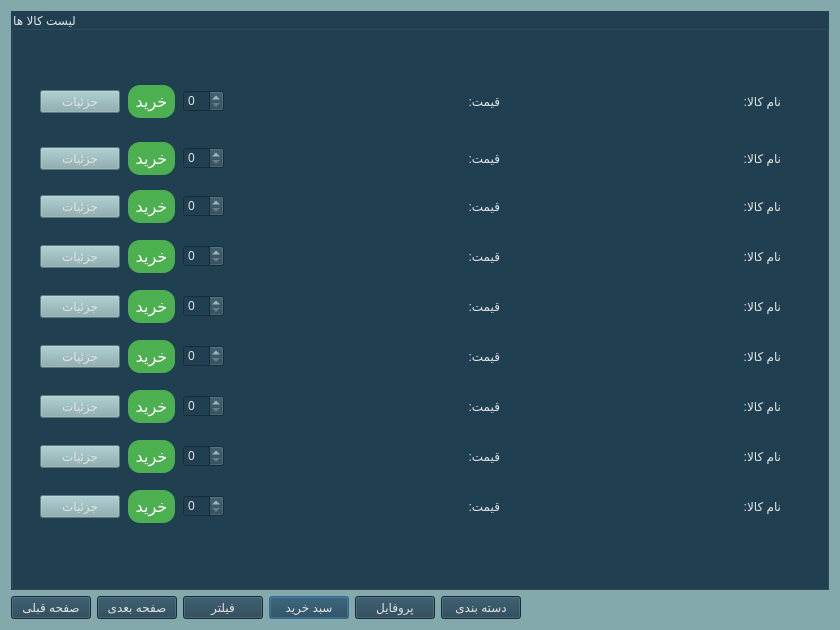
<?xml version="1.0" encoding="UTF-8"?>
<ui version="4.0">
 <class>goodsList</class>
 <widget class="QDialog" name="goodsList">
  <property name="geometry">
   <rect>
    <x>0</x>
    <y>0</y>
    <width>840</width>
    <height>630</height>
   </rect>
  </property>
  <property name="windowTitle">
   <string>Dialog</string>
  </property>
  <property name="styleSheet">
   <string notr="true">background-color: rgb(132, 169, 172);</string>
  </property>
  <layout class="QGridLayout" name="gridLayout">
   <item row="1" column="3">
    <widget class="QPushButton" name="pushButton_filter_2">
     <property name="styleSheet">
      <string notr="true">background-color: rgb(32, 64, 81);
color: rgb(228, 227, 227);
font: 12pt &quot;Lalezar&quot;;
</string>
     </property>
     <property name="text">
      <string>سبد خرید</string>
     </property>
    </widget>
   </item>
   <item row="1" column="6">
    <spacer name="horizontalSpacer">
     <property name="orientation">
      <enum>Qt::Horizontal</enum>
     </property>
     <property name="sizeHint" stdset="0">
      <size>
       <width>539</width>
       <height>20</height>
      </size>
     </property>
    </spacer>
   </item>
   <item row="1" column="1">
    <widget class="QPushButton" name="pushButton_next">
     <property name="styleSheet">
      <string notr="true">background-color: rgb(32, 64, 81);
color: rgb(228, 227, 227);
font: 12pt &quot;Lalezar&quot;;
</string>
     </property>
     <property name="text">
      <string>صفحه بعدی</string>
     </property>
    </widget>
   </item>
   <item row="0" column="0" colspan="7">
    <widget class="QGroupBox" name="groupBox">
     <property name="styleSheet">
      <string notr="true">background-color: rgb(32, 64, 81);
font: 12pt &quot;Lalezar&quot;;color: rgb(228, 227, 227);</string>
     </property>
     <property name="title">
      <string>لیست کالا ها</string>
     </property>
     <widget class="QLabel" name="label_type_8">
      <property name="geometry">
       <rect>
        <x>520</x>
        <y>450</y>
        <width>201</width>
        <height>24</height>
       </rect>
      </property>
      <property name="text">
       <string/>
      </property>
     </widget>
     <widget class="QLabel" name="label_type_0">
      <property name="geometry">
       <rect>
        <x>520</x>
        <y>50</y>
        <width>201</width>
        <height>24</height>
       </rect>
      </property>
      <property name="text">
       <string/>
      </property>
     </widget>
     <widget class="QLabel" name="label_type_1">
      <property name="geometry">
       <rect>
        <x>520</x>
        <y>100</y>
        <width>201</width>
        <height>24</height>
       </rect>
      </property>
      <property name="text">
       <string/>
      </property>
     </widget>
     <widget class="QLabel" name="label_type_2">
      <property name="geometry">
       <rect>
        <x>520</x>
        <y>150</y>
        <width>201</width>
        <height>24</height>
       </rect>
      </property>
      <property name="text">
       <string/>
      </property>
     </widget>
     <widget class="QLabel" name="label_type_3">
      <property name="geometry">
       <rect>
        <x>520</x>
        <y>200</y>
        <width>201</width>
        <height>24</height>
       </rect>
      </property>
      <property name="text">
       <string/>
      </property>
     </widget>
     <widget class="QLabel" name="label_type_4">
      <property name="geometry">
       <rect>
        <x>520</x>
        <y>250</y>
        <width>201</width>
        <height>24</height>
       </rect>
      </property>
      <property name="text">
       <string/>
      </property>
     </widget>
     <widget class="QLabel" name="label_type_5">
      <property name="geometry">
       <rect>
        <x>520</x>
        <y>300</y>
        <width>201</width>
        <height>24</height>
       </rect>
      </property>
      <property name="text">
       <string/>
      </property>
     </widget>
     <widget class="QLabel" name="label_type_6">
      <property name="geometry">
       <rect>
        <x>520</x>
        <y>350</y>
        <width>201</width>
        <height>24</height>
       </rect>
      </property>
      <property name="text">
       <string/>
      </property>
     </widget>
     <widget class="QLabel" name="label_type_7">
      <property name="geometry">
       <rect>
        <x>520</x>
        <y>400</y>
        <width>201</width>
        <height>24</height>
       </rect>
      </property>
      <property name="text">
       <string/>
      </property>
     </widget>
     <widget class="QLabel" name="label_price_0">
      <property name="geometry">
       <rect>
        <x>272</x>
        <y>50</y>
        <width>141</width>
        <height>24</height>
       </rect>
      </property>
      <property name="text">
       <string/>
      </property>
     </widget>
     <widget class="QLabel" name="label_price_1">
      <property name="geometry">
       <rect>
        <x>272</x>
        <y>100</y>
        <width>141</width>
        <height>24</height>
       </rect>
      </property>
      <property name="text">
       <string/>
      </property>
     </widget>
     <widget class="QLabel" name="label_price_2">
      <property name="geometry">
       <rect>
        <x>272</x>
        <y>150</y>
        <width>141</width>
        <height>24</height>
       </rect>
      </property>
      <property name="text">
       <string/>
      </property>
     </widget>
     <widget class="QLabel" name="label_price_4">
      <property name="geometry">
       <rect>
        <x>272</x>
        <y>250</y>
        <width>141</width>
        <height>24</height>
       </rect>
      </property>
      <property name="text">
       <string/>
      </property>
     </widget>
     <widget class="QLabel" name="label_price_5">
      <property name="geometry">
       <rect>
        <x>272</x>
        <y>300</y>
        <width>141</width>
        <height>24</height>
       </rect>
      </property>
      <property name="text">
       <string/>
      </property>
     </widget>
     <widget class="QLabel" name="label_price_6">
      <property name="geometry">
       <rect>
        <x>272</x>
        <y>350</y>
        <width>141</width>
        <height>24</height>
       </rect>
      </property>
      <property name="text">
       <string/>
      </property>
     </widget>
     <widget class="QLabel" name="label_price_7">
      <property name="geometry">
       <rect>
        <x>272</x>
        <y>400</y>
        <width>141</width>
        <height>24</height>
       </rect>
      </property>
      <property name="text">
       <string/>
      </property>
     </widget>
     <widget class="QLabel" name="label_price_8">
      <property name="geometry">
       <rect>
        <x>272</x>
        <y>450</y>
        <width>141</width>
        <height>24</height>
       </rect>
      </property>
      <property name="text">
       <string/>
      </property>
     </widget>
     <widget class="QWidget" name="layoutWidget">
      <property name="geometry">
       <rect>
        <x>29</x>
        <y>60</y>
        <width>741</width>
        <height>61</height>
       </rect>
      </property>
      <layout class="QHBoxLayout" name="horizontalLayout">
       <item>
        <widget class="QPushButton" name="pushButton_g1">
         <property name="styleSheet">
          <string notr="true">background-color: rgb(132, 169, 172);</string>
         </property>
         <property name="text">
          <string>جزئیات</string>
         </property>
        </widget>
       </item>
       <item>
        <widget class="QPushButton" name="pushButton_16">
         <property name="styleSheet">
          <string notr="true">background-color: #4CAF50; /* Green */
border: none;
color: white;
padding: 7px;
text-align: center;
text-decoration: none;
display: inline-block;
font-size: 16px;
margin: 4px 2px;
cursor: pointer;
border-radius: 12px;</string>
         </property>
         <property name="text">
          <string>خرید</string>
         </property>
        </widget>
       </item>
       <item>
        <widget class="QSpinBox" name="spinBox_1"/>
       </item>
       <item>
        <spacer name="horizontalSpacer_2">
         <property name="orientation">
          <enum>Qt::Horizontal</enum>
         </property>
         <property name="sizeType">
          <enum>QSizePolicy::MinimumExpanding</enum>
         </property>
         <property name="sizeHint" stdset="0">
          <size>
           <width>30</width>
           <height>20</height>
          </size>
         </property>
        </spacer>
       </item>
       <item>
        <widget class="QLabel" name="label_price_10">
         <property name="text">
          <string>قیمت:</string>
         </property>
        </widget>
       </item>
       <item>
        <spacer name="horizontalSpacer_3">
         <property name="orientation">
          <enum>Qt::Horizontal</enum>
         </property>
         <property name="sizeHint" stdset="0">
          <size>
           <width>40</width>
           <height>20</height>
          </size>
         </property>
        </spacer>
       </item>
       <item>
        <widget class="QLabel" name="label_type_10">
         <property name="text">
          <string>نام کالا:</string>
         </property>
        </widget>
       </item>
      </layout>
     </widget>
     <widget class="QWidget" name="layoutWidget">
      <property name="geometry">
       <rect>
        <x>29</x>
        <y>120</y>
        <width>741</width>
        <height>55</height>
       </rect>
      </property>
      <layout class="QHBoxLayout" name="horizontalLayout_2">
       <item>
        <widget class="QPushButton" name="pushButton_g2">
         <property name="styleSheet">
          <string notr="true">background-color: rgb(132, 169, 172);</string>
         </property>
         <property name="text">
          <string>جزئیات</string>
         </property>
        </widget>
       </item>
       <item>
        <widget class="QPushButton" name="pushButton_14">
         <property name="styleSheet">
          <string notr="true">background-color: #4CAF50; /* Green */
border: none;
color: white;
padding: 7px;
text-align: center;
text-decoration: none;
display: inline-block;
font-size: 16px;
margin: 4px 2px;
cursor: pointer;
border-radius: 12px;</string>
         </property>
         <property name="text">
          <string>خرید</string>
         </property>
        </widget>
       </item>
       <item>
        <widget class="QSpinBox" name="spinBox_2"/>
       </item>
       <item>
        <spacer name="horizontalSpacer_4">
         <property name="orientation">
          <enum>Qt::Horizontal</enum>
         </property>
         <property name="sizeHint" stdset="0">
          <size>
           <width>40</width>
           <height>20</height>
          </size>
         </property>
        </spacer>
       </item>
       <item>
        <widget class="QLabel" name="label_price_11">
         <property name="text">
          <string>قیمت:</string>
         </property>
        </widget>
       </item>
       <item>
        <spacer name="horizontalSpacer_5">
         <property name="orientation">
          <enum>Qt::Horizontal</enum>
         </property>
         <property name="sizeHint" stdset="0">
          <size>
           <width>40</width>
           <height>20</height>
          </size>
         </property>
        </spacer>
       </item>
       <item>
        <widget class="QLabel" name="label_type_11">
         <property name="text">
          <string>نام کالا:</string>
         </property>
        </widget>
       </item>
      </layout>
     </widget>
     <widget class="QWidget" name="layoutWidget">
      <property name="geometry">
       <rect>
        <x>29</x>
        <y>170</y>
        <width>741</width>
        <height>51</height>
       </rect>
      </property>
      <layout class="QHBoxLayout" name="horizontalLayout_3">
       <item>
        <widget class="QPushButton" name="pushButton_g3">
         <property name="styleSheet">
          <string notr="true">background-color: rgb(132, 169, 172);</string>
         </property>
         <property name="text">
          <string>جزئیات</string>
         </property>
        </widget>
       </item>
       <item>
        <widget class="QPushButton" name="pushButton_15">
         <property name="styleSheet">
          <string notr="true">background-color: #4CAF50; /* Green */
border: none;
color: white;
padding: 7px;
text-align: center;
text-decoration: none;
display: inline-block;
font-size: 16px;
margin: 4px 2px;
cursor: pointer;
border-radius: 12px;</string>
         </property>
         <property name="text">
          <string>خرید</string>
         </property>
        </widget>
       </item>
       <item>
        <widget class="QSpinBox" name="spinBox_3"/>
       </item>
       <item>
        <spacer name="horizontalSpacer_6">
         <property name="orientation">
          <enum>Qt::Horizontal</enum>
         </property>
         <property name="sizeHint" stdset="0">
          <size>
           <width>40</width>
           <height>20</height>
          </size>
         </property>
        </spacer>
       </item>
       <item>
        <widget class="QLabel" name="label_price_12">
         <property name="text">
          <string>قیمت:</string>
         </property>
        </widget>
       </item>
       <item>
        <spacer name="horizontalSpacer_7">
         <property name="orientation">
          <enum>Qt::Horizontal</enum>
         </property>
         <property name="sizeHint" stdset="0">
          <size>
           <width>40</width>
           <height>20</height>
          </size>
         </property>
        </spacer>
       </item>
       <item>
        <widget class="QLabel" name="label_type_12">
         <property name="text">
          <string>نام کالا:</string>
         </property>
        </widget>
       </item>
      </layout>
     </widget>
     <widget class="QWidget" name="layoutWidget">
      <property name="geometry">
       <rect>
        <x>29</x>
        <y>220</y>
        <width>741</width>
        <height>51</height>
       </rect>
      </property>
      <layout class="QHBoxLayout" name="horizontalLayout_4">
       <item>
        <widget class="QPushButton" name="pushButton_g4">
         <property name="styleSheet">
          <string notr="true">background-color: rgb(132, 169, 172);</string>
         </property>
         <property name="text">
          <string>جزئیات</string>
         </property>
        </widget>
       </item>
       <item>
        <widget class="QPushButton" name="pushButton_13">
         <property name="styleSheet">
          <string notr="true">background-color: #4CAF50; /* Green */
border: none;
color: white;
padding: 7px;
text-align: center;
text-decoration: none;
display: inline-block;
font-size: 16px;
margin: 4px 2px;
cursor: pointer;
border-radius: 12px;</string>
         </property>
         <property name="text">
          <string>خرید</string>
         </property>
        </widget>
       </item>
       <item>
        <widget class="QSpinBox" name="spinBox_4"/>
       </item>
       <item>
        <spacer name="horizontalSpacer_8">
         <property name="orientation">
          <enum>Qt::Horizontal</enum>
         </property>
         <property name="sizeHint" stdset="0">
          <size>
           <width>40</width>
           <height>20</height>
          </size>
         </property>
        </spacer>
       </item>
       <item>
        <widget class="QLabel" name="label_price_13">
         <property name="text">
          <string>قیمت:</string>
         </property>
        </widget>
       </item>
       <item>
        <spacer name="horizontalSpacer_9">
         <property name="orientation">
          <enum>Qt::Horizontal</enum>
         </property>
         <property name="sizeHint" stdset="0">
          <size>
           <width>40</width>
           <height>20</height>
          </size>
         </property>
        </spacer>
       </item>
       <item>
        <widget class="QLabel" name="label_type_13">
         <property name="text">
          <string>نام کالا:</string>
         </property>
        </widget>
       </item>
      </layout>
     </widget>
     <widget class="QWidget" name="layoutWidget">
      <property name="geometry">
       <rect>
        <x>29</x>
        <y>270</y>
        <width>741</width>
        <height>51</height>
       </rect>
      </property>
      <layout class="QHBoxLayout" name="horizontalLayout_5">
       <item>
        <widget class="QPushButton" name="pushButton_g5">
         <property name="styleSheet">
          <string notr="true">background-color: rgb(132, 169, 172);</string>
         </property>
         <property name="text">
          <string>جزئیات</string>
         </property>
        </widget>
       </item>
       <item>
        <widget class="QPushButton" name="pushButton_12">
         <property name="styleSheet">
          <string notr="true">background-color: #4CAF50; /* Green */
border: none;
color: white;
padding: 7px;
text-align: center;
text-decoration: none;
display: inline-block;
font-size: 16px;
margin: 4px 2px;
cursor: pointer;
border-radius: 12px;</string>
         </property>
         <property name="text">
          <string>خرید</string>
         </property>
        </widget>
       </item>
       <item>
        <widget class="QSpinBox" name="spinBox_5"/>
       </item>
       <item>
        <spacer name="horizontalSpacer_10">
         <property name="orientation">
          <enum>Qt::Horizontal</enum>
         </property>
         <property name="sizeHint" stdset="0">
          <size>
           <width>40</width>
           <height>20</height>
          </size>
         </property>
        </spacer>
       </item>
       <item>
        <widget class="QLabel" name="label_price_14">
         <property name="text">
          <string>قیمت:</string>
         </property>
        </widget>
       </item>
       <item>
        <spacer name="horizontalSpacer_11">
         <property name="orientation">
          <enum>Qt::Horizontal</enum>
         </property>
         <property name="sizeHint" stdset="0">
          <size>
           <width>40</width>
           <height>20</height>
          </size>
         </property>
        </spacer>
       </item>
       <item>
        <widget class="QLabel" name="label_type_14">
         <property name="text">
          <string>نام کالا:</string>
         </property>
        </widget>
       </item>
      </layout>
     </widget>
     <widget class="QWidget" name="layoutWidget">
      <property name="geometry">
       <rect>
        <x>29</x>
        <y>320</y>
        <width>741</width>
        <height>51</height>
       </rect>
      </property>
      <layout class="QHBoxLayout" name="horizontalLayout_6">
       <item>
        <widget class="QPushButton" name="pushButton_g6">
         <property name="styleSheet">
          <string notr="true">background-color: rgb(132, 169, 172);</string>
         </property>
         <property name="text">
          <string>جزئیات</string>
         </property>
        </widget>
       </item>
       <item>
        <widget class="QPushButton" name="pushButton_17">
         <property name="styleSheet">
          <string notr="true">background-color: #4CAF50; /* Green */
border: none;
color: white;
padding: 7px;
text-align: center;
text-decoration: none;
display: inline-block;
font-size: 16px;
margin: 4px 2px;
cursor: pointer;
border-radius: 12px;</string>
         </property>
         <property name="text">
          <string>خرید</string>
         </property>
        </widget>
       </item>
       <item>
        <widget class="QSpinBox" name="spinBox_6"/>
       </item>
       <item>
        <spacer name="horizontalSpacer_12">
         <property name="orientation">
          <enum>Qt::Horizontal</enum>
         </property>
         <property name="sizeHint" stdset="0">
          <size>
           <width>40</width>
           <height>20</height>
          </size>
         </property>
        </spacer>
       </item>
       <item>
        <widget class="QLabel" name="label_price_15">
         <property name="text">
          <string>قیمت:</string>
         </property>
        </widget>
       </item>
       <item>
        <spacer name="horizontalSpacer_13">
         <property name="orientation">
          <enum>Qt::Horizontal</enum>
         </property>
         <property name="sizeHint" stdset="0">
          <size>
           <width>40</width>
           <height>20</height>
          </size>
         </property>
        </spacer>
       </item>
       <item>
        <widget class="QLabel" name="label_type_15">
         <property name="text">
          <string>نام کالا:</string>
         </property>
        </widget>
       </item>
      </layout>
     </widget>
     <widget class="QWidget" name="layoutWidget">
      <property name="geometry">
       <rect>
        <x>29</x>
        <y>370</y>
        <width>741</width>
        <height>51</height>
       </rect>
      </property>
      <layout class="QHBoxLayout" name="horizontalLayout_7">
       <item>
        <widget class="QPushButton" name="pushButton_g7">
         <property name="styleSheet">
          <string notr="true">background-color: rgb(132, 169, 172);</string>
         </property>
         <property name="text">
          <string>جزئیات</string>
         </property>
        </widget>
       </item>
       <item>
        <widget class="QPushButton" name="pushButton_18">
         <property name="styleSheet">
          <string notr="true">background-color: #4CAF50; /* Green */
border: none;
color: white;
padding: 7px;
text-align: center;
text-decoration: none;
display: inline-block;
font-size: 16px;
margin: 4px 2px;
cursor: pointer;
border-radius: 12px;</string>
         </property>
         <property name="text">
          <string>خرید</string>
         </property>
        </widget>
       </item>
       <item>
        <widget class="QSpinBox" name="spinBox_7"/>
       </item>
       <item>
        <spacer name="horizontalSpacer_14">
         <property name="orientation">
          <enum>Qt::Horizontal</enum>
         </property>
         <property name="sizeHint" stdset="0">
          <size>
           <width>40</width>
           <height>20</height>
          </size>
         </property>
        </spacer>
       </item>
       <item>
        <widget class="QLabel" name="label_price_16">
         <property name="text">
          <string>قیمت:</string>
         </property>
        </widget>
       </item>
       <item>
        <spacer name="horizontalSpacer_15">
         <property name="orientation">
          <enum>Qt::Horizontal</enum>
         </property>
         <property name="sizeHint" stdset="0">
          <size>
           <width>40</width>
           <height>20</height>
          </size>
         </property>
        </spacer>
       </item>
       <item>
        <widget class="QLabel" name="label_type_16">
         <property name="text">
          <string>نام کالا:</string>
         </property>
        </widget>
       </item>
      </layout>
     </widget>
     <widget class="QWidget" name="layoutWidget">
      <property name="geometry">
       <rect>
        <x>29</x>
        <y>420</y>
        <width>741</width>
        <height>51</height>
       </rect>
      </property>
      <layout class="QHBoxLayout" name="horizontalLayout_8">
       <item>
        <widget class="QPushButton" name="pushButton_g8">
         <property name="styleSheet">
          <string notr="true">background-color: rgb(132, 169, 172);</string>
         </property>
         <property name="text">
          <string>جزئیات</string>
         </property>
        </widget>
       </item>
       <item>
        <widget class="QPushButton" name="pushButton_19">
         <property name="styleSheet">
          <string notr="true">background-color: #4CAF50; /* Green */
border: none;
color: white;
padding: 7px;
text-align: center;
text-decoration: none;
display: inline-block;
font-size: 16px;
margin: 4px 2px;
cursor: pointer;
border-radius: 12px;</string>
         </property>
         <property name="text">
          <string>خرید</string>
         </property>
        </widget>
       </item>
       <item>
        <widget class="QSpinBox" name="spinBox_8"/>
       </item>
       <item>
        <spacer name="horizontalSpacer_16">
         <property name="orientation">
          <enum>Qt::Horizontal</enum>
         </property>
         <property name="sizeHint" stdset="0">
          <size>
           <width>40</width>
           <height>20</height>
          </size>
         </property>
        </spacer>
       </item>
       <item>
        <widget class="QLabel" name="label_price_17">
         <property name="text">
          <string>قیمت:</string>
         </property>
        </widget>
       </item>
       <item>
        <spacer name="horizontalSpacer_17">
         <property name="orientation">
          <enum>Qt::Horizontal</enum>
         </property>
         <property name="sizeHint" stdset="0">
          <size>
           <width>40</width>
           <height>20</height>
          </size>
         </property>
        </spacer>
       </item>
       <item>
        <widget class="QLabel" name="label_type_17">
         <property name="text">
          <string>نام کالا:</string>
         </property>
        </widget>
       </item>
      </layout>
     </widget>
     <widget class="QWidget" name="layoutWidget">
      <property name="geometry">
       <rect>
        <x>29</x>
        <y>470</y>
        <width>741</width>
        <height>51</height>
       </rect>
      </property>
      <layout class="QHBoxLayout" name="horizontalLayout_9">
       <item>
        <widget class="QPushButton" name="pushButton_g9">
         <property name="styleSheet">
          <string notr="true">background-color: rgb(132, 169, 172);</string>
         </property>
         <property name="text">
          <string>جزئیات</string>
         </property>
        </widget>
       </item>
       <item>
        <widget class="QPushButton" name="pushButton_20">
         <property name="styleSheet">
          <string notr="true">background-color: #4CAF50; /* Green */
border: none;
color: white;
padding: 7px;
text-align: center;
text-decoration: none;
display: inline-block;
font-size: 16px;
margin: 4px 2px;
cursor: pointer;
border-radius: 12px;</string>
         </property>
         <property name="text">
          <string>خرید</string>
         </property>
        </widget>
       </item>
       <item>
        <widget class="QSpinBox" name="spinBox_9"/>
       </item>
       <item>
        <spacer name="horizontalSpacer_18">
         <property name="orientation">
          <enum>Qt::Horizontal</enum>
         </property>
         <property name="sizeHint" stdset="0">
          <size>
           <width>40</width>
           <height>20</height>
          </size>
         </property>
        </spacer>
       </item>
       <item>
        <widget class="QLabel" name="label_price_18">
         <property name="text">
          <string>قیمت:</string>
         </property>
        </widget>
       </item>
       <item>
        <spacer name="horizontalSpacer_19">
         <property name="orientation">
          <enum>Qt::Horizontal</enum>
         </property>
         <property name="sizeHint" stdset="0">
          <size>
           <width>40</width>
           <height>20</height>
          </size>
         </property>
        </spacer>
       </item>
       <item>
        <widget class="QLabel" name="label_type_18">
         <property name="text">
          <string>نام کالا:</string>
         </property>
        </widget>
       </item>
      </layout>
     </widget>
    </widget>
   </item>
   <item row="1" column="4">
    <widget class="QPushButton" name="pushButton_filter_3">
     <property name="styleSheet">
      <string notr="true">background-color: rgb(32, 64, 81);
color: rgb(228, 227, 227);
font: 12pt &quot;Lalezar&quot;;
</string>
     </property>
     <property name="text">
      <string>پروفایل</string>
     </property>
    </widget>
   </item>
   <item row="1" column="2">
    <widget class="QPushButton" name="pushButton_filter">
     <property name="styleSheet">
      <string notr="true">background-color: rgb(32, 64, 81);
color: rgb(228, 227, 227);
font: 12pt &quot;Lalezar&quot;;
</string>
     </property>
     <property name="text">
      <string>فیلتر</string>
     </property>
    </widget>
   </item>
   <item row="1" column="0">
    <widget class="QPushButton" name="pushButton_prev">
     <property name="styleSheet">
      <string notr="true">background-color: rgb(32, 64, 81);
color: rgb(228, 227, 227);
font: 12pt &quot;Lalezar&quot;;
</string>
     </property>
     <property name="text">
      <string>صفحه قبلی</string>
     </property>
    </widget>
   </item>
   <item row="1" column="5">
    <widget class="QPushButton" name="pushButton_filter_4">
     <property name="styleSheet">
      <string notr="true">background-color: rgb(32, 64, 81);
color: rgb(228, 227, 227);
font: 12pt &quot;Lalezar&quot;;
</string>
     </property>
     <property name="text">
      <string>دسته بندی</string>
     </property>
    </widget>
   </item>
  </layout>
 </widget>
 <resources/>
 <connections/>
</ui>
